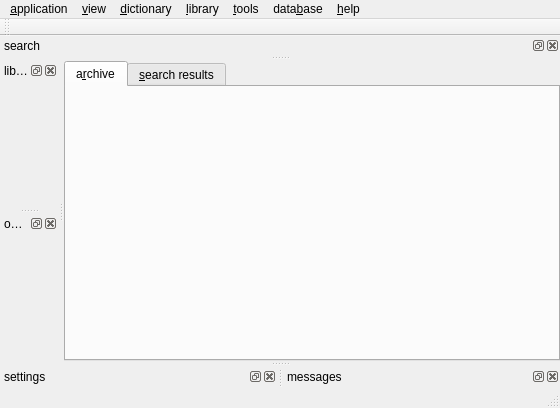
<?xml version="1.0" encoding="UTF-8"?>
<ui version="4.0">
 <class>MainWnd</class>
 <widget class="QMainWindow" name="MainWnd">
  <property name="geometry">
   <rect>
    <x>0</x>
    <y>0</y>
    <width>560</width>
    <height>408</height>
   </rect>
  </property>
  <property name="windowTitle">
   <string notr="true"/>
  </property>
  <property name="windowIcon">
   <iconset resource="resfile.qrc">
    <normaloff>:/new/icons/icons/main.png</normaloff>:/new/icons/icons/main.png</iconset>
  </property>
  <widget class="QWidget" name="centralwidget">
   <layout class="QHBoxLayout" name="horizontalLayout">
    <item>
     <widget class="QTabWidget" name="tabMainApp">
      <property name="currentIndex">
       <number>0</number>
      </property>
      <widget class="QWidget" name="tab_2">
       <attribute name="icon">
        <iconset resource="resfile.qrc">
         <normaloff>:/new/icons/icons/books.png</normaloff>:/new/icons/icons/books.png</iconset>
       </attribute>
       <attribute name="title">
        <string>a&amp;rchive</string>
       </attribute>
       <layout class="QVBoxLayout" name="verticalLayout_3">
        <item>
         <layout class="QVBoxLayout" name="layArchive"/>
        </item>
       </layout>
      </widget>
      <widget class="QWidget" name="tab">
       <attribute name="icon">
        <iconset resource="resfile.qrc">
         <normaloff>:/new/icons/icons/loupe.png</normaloff>:/new/icons/icons/loupe.png</iconset>
       </attribute>
       <attribute name="title">
        <string>&amp;search results</string>
       </attribute>
       <layout class="QVBoxLayout" name="verticalLayout">
        <item>
         <widget class="MSRWidget" name="tabSearchResults">
          <property name="tabsClosable">
           <bool>true</bool>
          </property>
          <property name="movable">
           <bool>true</bool>
          </property>
         </widget>
        </item>
       </layout>
      </widget>
     </widget>
    </item>
   </layout>
  </widget>
  <widget class="QMenuBar" name="menubar">
   <property name="geometry">
    <rect>
     <x>0</x>
     <y>0</y>
     <width>560</width>
     <height>25</height>
    </rect>
   </property>
   <widget class="QMenu" name="menuDictionary">
    <property name="title">
     <string>&amp;application</string>
    </property>
    <widget class="QMenu" name="menuShow_server_state">
     <property name="title">
      <string>show s&amp;erver state</string>
     </property>
     <addaction name="actionGlobal_variables"/>
     <addaction name="actionSession_variables"/>
    </widget>
    <widget class="QMenu" name="menuTCP_server">
     <property name="title">
      <string>&amp;TCP server</string>
     </property>
    </widget>
    <addaction name="actionSettings"/>
    <addaction name="actionShow_tip"/>
    <addaction name="separator"/>
    <addaction name="actionShow_messages"/>
    <addaction name="actionClear_messages"/>
    <addaction name="actionSupported_image_formats"/>
    <addaction name="menuShow_server_state"/>
    <addaction name="menuTCP_server"/>
    <addaction name="separator"/>
    <addaction name="actionQuit"/>
   </widget>
   <widget class="QMenu" name="menuAction">
    <property name="title">
     <string>&amp;dictionary</string>
    </property>
    <addaction name="actionCrum"/>
    <addaction name="actionQuery"/>
    <addaction name="actionNew_word"/>
    <addaction name="separator"/>
    <addaction name="actionQuery_LSJ"/>
    <addaction name="action_Hebrew"/>
   </widget>
   <widget class="QMenu" name="menuLibrary">
    <property name="title">
     <string>&amp;library</string>
    </property>
    <addaction name="actionOpen_book"/>
    <addaction name="actionOpen_TLG_PHI"/>
    <addaction name="separator"/>
    <addaction name="actionPlumley"/>
    <addaction name="actionTattam"/>
    <addaction name="actionBennett_Latin_grammar"/>
    <addaction name="separator"/>
    <addaction name="actionView_library"/>
    <addaction name="actionSearch_library"/>
    <addaction name="actionOpened_books_2"/>
    <addaction name="separator"/>
    <addaction name="actionImport_collection_2"/>
    <addaction name="actionDownload_web"/>
    <addaction name="actionIndex_directory"/>
   </widget>
   <widget class="QMenu" name="menuRemote_database">
    <property name="title">
     <string>data&amp;base</string>
    </property>
    <widget class="QMenu" name="menuExport_coptic_data">
     <property name="title">
      <string>&amp;export coptic dictionary data</string>
     </property>
     <addaction name="actionCsv"/>
     <addaction name="actionSql"/>
     <addaction name="actionTabfile"/>
     <addaction name="separator"/>
     <addaction name="actionCreate_html_data"/>
    </widget>
    <addaction name="actionCreate_index_of_coptic_tables"/>
    <addaction name="actionImport_coptic_dictionary"/>
    <addaction name="menuExport_coptic_data"/>
    <addaction name="separator"/>
    <addaction name="actionDrop_mysql_library"/>
    <addaction name="separator"/>
    <addaction name="actionExport_archive"/>
    <addaction name="actionImport_data"/>
    <addaction name="actionDrop_entire_archive"/>
    <addaction name="separator"/>
    <addaction name="action_re_create_index_of_TLG_PHI"/>
    <addaction name="action_re_create_index_of_Gk_Lat_dictionary"/>
   </widget>
   <widget class="QMenu" name="menuTools">
    <property name="title">
     <string>&amp;tools</string>
    </property>
    <widget class="QMenu" name="menuInterlinear_editor">
     <property name="title">
      <string>&amp;interlinear editor</string>
     </property>
     <addaction name="actionOpen"/>
     <addaction name="actionNew"/>
     <addaction name="separator"/>
     <addaction name="actionExamine_data"/>
     <addaction name="actionBackup_data"/>
     <addaction name="actionRestore_data"/>
     <addaction name="separator"/>
     <addaction name="action_re_create_tables"/>
     <addaction name="action_re_create_tables_2"/>
    </widget>
    <addaction name="actionMaps"/>
    <addaction name="actionCoptic_numerals"/>
    <addaction name="menuInterlinear_editor"/>
    <addaction name="actionExecute_SQL"/>
    <addaction name="actionManage_archive"/>
    <addaction name="actionEdit_text_file"/>
   </widget>
   <widget class="QMenu" name="menuHelp">
    <property name="title">
     <string>&amp;help</string>
    </property>
    <addaction name="actionDocumentation_online"/>
    <addaction name="actionEnglish_online"/>
    <addaction name="actionCzech_online"/>
    <addaction name="actionEnglish_guide_local"/>
    <addaction name="actionCzech_guide_local"/>
    <addaction name="separator"/>
    <addaction name="actionOpen_Discussion_forum"/>
    <addaction name="actionMarcion_Project_Page"/>
    <addaction name="actionMarcion_on_Facebook"/>
    <addaction name="separator"/>
    <addaction name="actionAbout"/>
   </widget>
   <widget class="QMenu" name="menuView">
    <property name="title">
     <string>&amp;view</string>
    </property>
    <widget class="QMenu" name="menuTools_2">
     <property name="title">
      <string>&amp;tools</string>
     </property>
     <addaction name="actionDictionaries"/>
     <addaction name="actionLibrary_2"/>
     <addaction name="actionILT"/>
    </widget>
    <widget class="QMenu" name="menuStacks">
     <property name="title">
      <string>&amp;stacks</string>
     </property>
     <addaction name="actionLibrary"/>
     <addaction name="actionSearch"/>
     <addaction name="actionMessages"/>
     <addaction name="actionSettings_2"/>
     <addaction name="actionOpened_books"/>
    </widget>
    <addaction name="actionMinimize"/>
    <addaction name="actionMaximize"/>
    <addaction name="actionFullscreen"/>
    <addaction name="separator"/>
    <addaction name="menuStacks"/>
    <addaction name="menuTools_2"/>
   </widget>
   <addaction name="menuDictionary"/>
   <addaction name="menuView"/>
   <addaction name="menuAction"/>
   <addaction name="menuLibrary"/>
   <addaction name="menuTools"/>
   <addaction name="menuRemote_database"/>
   <addaction name="menuHelp"/>
  </widget>
  <widget class="QStatusBar" name="statusbar"/>
  <widget class="QDockWidget" name="dockLibrary">
   <property name="windowIcon">
    <iconset resource="resfile.qrc">
     <normaloff>:/new/icons/icons/books.png</normaloff>:/new/icons/icons/books.png</iconset>
   </property>
   <property name="floating">
    <bool>false</bool>
   </property>
   <property name="features">
    <set>QDockWidget::AllDockWidgetFeatures</set>
   </property>
   <property name="windowTitle">
    <string>library</string>
   </property>
   <attribute name="dockWidgetArea">
    <number>1</number>
   </attribute>
   <widget class="QWidget" name="dockWidgetContents_2"/>
  </widget>
  <widget class="QDockWidget" name="dockSearchLibrary">
   <property name="windowIcon">
    <iconset resource="resfile.qrc">
     <normaloff>:/new/icons/icons/loupe.png</normaloff>:/new/icons/icons/loupe.png</iconset>
   </property>
   <property name="floating">
    <bool>false</bool>
   </property>
   <property name="features">
    <set>QDockWidget::AllDockWidgetFeatures</set>
   </property>
   <property name="windowTitle">
    <string>search</string>
   </property>
   <attribute name="dockWidgetArea">
    <number>4</number>
   </attribute>
   <widget class="QWidget" name="dockWidgetContents_3"/>
  </widget>
  <widget class="QDockWidget" name="dwiSettings">
   <property name="windowIcon">
    <iconset resource="resfile.qrc">
     <normaloff>:/new/icons/icons/settings.png</normaloff>:/new/icons/icons/settings.png</iconset>
   </property>
   <property name="floating">
    <bool>false</bool>
   </property>
   <property name="features">
    <set>QDockWidget::AllDockWidgetFeatures</set>
   </property>
   <property name="windowTitle">
    <string>settings</string>
   </property>
   <attribute name="dockWidgetArea">
    <number>8</number>
   </attribute>
   <widget class="QWidget" name="dockWidgetContents_5"/>
  </widget>
  <widget class="QDockWidget" name="dwiMsg">
   <property name="windowIcon">
    <iconset resource="resfile.qrc">
     <normaloff>:/new/icons/icons/info.png</normaloff>:/new/icons/icons/info.png</iconset>
   </property>
   <property name="windowTitle">
    <string>messages</string>
   </property>
   <attribute name="dockWidgetArea">
    <number>8</number>
   </attribute>
   <widget class="QWidget" name="dockWidgetContents_4"/>
  </widget>
  <widget class="QToolBar" name="tbarILT">
   <property name="windowTitle">
    <string>ILT</string>
   </property>
   <attribute name="toolBarArea">
    <enum>TopToolBarArea</enum>
   </attribute>
   <attribute name="toolBarBreak">
    <bool>false</bool>
   </attribute>
  </widget>
  <widget class="QDockWidget" name="dwiBooks">
   <property name="windowTitle">
    <string>opened books</string>
   </property>
   <attribute name="dockWidgetArea">
    <number>1</number>
   </attribute>
   <widget class="QWidget" name="dockWidgetContents"/>
  </widget>
  <action name="actionQuit">
   <property name="icon">
    <iconset resource="resfile.qrc">
     <normaloff>:/new/icons/icons/exit.png</normaloff>:/new/icons/icons/exit.png</iconset>
   </property>
   <property name="text">
    <string>&amp;quit</string>
   </property>
   <property name="shortcut">
    <string notr="true">Ctrl+Q</string>
   </property>
   <property name="shortcutContext">
    <enum>Qt::WindowShortcut</enum>
   </property>
   <property name="autoRepeat">
    <bool>false</bool>
   </property>
  </action>
  <action name="actionNew_word">
   <property name="icon">
    <iconset resource="resfile.qrc">
     <normaloff>:/new/icons/icons/addw.png</normaloff>:/new/icons/icons/addw.png</iconset>
   </property>
   <property name="text">
    <string>Coptic - insert word</string>
   </property>
  </action>
  <action name="actionSettings">
   <property name="checkable">
    <bool>true</bool>
   </property>
   <property name="icon">
    <iconset resource="resfile.qrc">
     <normaloff>:/new/icons/icons/settings.png</normaloff>:/new/icons/icons/settings.png</iconset>
   </property>
   <property name="text">
    <string>&amp;settings</string>
   </property>
   <property name="shortcut">
    <string notr="true">F4</string>
   </property>
   <property name="shortcutContext">
    <enum>Qt::ApplicationShortcut</enum>
   </property>
   <property name="autoRepeat">
    <bool>false</bool>
   </property>
  </action>
  <action name="actionClear_messages">
   <property name="text">
    <string>&amp;clear messages</string>
   </property>
   <property name="autoRepeat">
    <bool>false</bool>
   </property>
  </action>
  <action name="actionQuery">
   <property name="icon">
    <iconset resource="resfile.qrc">
     <normaloff>:/new/icons/icons/gima.png</normaloff>:/new/icons/icons/gima.png</iconset>
   </property>
   <property name="text">
    <string>C&amp;optic (search)</string>
   </property>
   <property name="shortcut">
    <string notr="true">Ctrl+Shift+C</string>
   </property>
   <property name="shortcutContext">
    <enum>Qt::WindowShortcut</enum>
   </property>
   <property name="autoRepeat">
    <bool>false</bool>
   </property>
  </action>
  <action name="actionOpen_book">
   <property name="checkable">
    <bool>false</bool>
   </property>
   <property name="icon">
    <iconset resource="resfile.qrc">
     <normaloff>:/new/icons/icons/book.png</normaloff>:/new/icons/icons/book.png</iconset>
   </property>
   <property name="text">
    <string>&amp;open book</string>
   </property>
   <property name="shortcut">
    <string>Ctrl+Shift+O</string>
   </property>
   <property name="shortcutContext">
    <enum>Qt::WindowShortcut</enum>
   </property>
   <property name="autoRepeat">
    <bool>false</bool>
   </property>
  </action>
  <action name="actionPlumley">
   <property name="icon">
    <iconset resource="resfile.qrc">
     <normaloff>:/new/icons/icons/plumley.png</normaloff>:/new/icons/icons/plumley.png</iconset>
   </property>
   <property name="text">
    <string>&amp;Plumley (Coptic grammar)</string>
   </property>
  </action>
  <action name="actionTattam">
   <property name="icon">
    <iconset resource="resfile.qrc">
     <normaloff>:/new/icons/icons/tattam.png</normaloff>:/new/icons/icons/tattam.png</iconset>
   </property>
   <property name="text">
    <string>&amp;Tattam (Coptic grammar)</string>
   </property>
   <property name="iconText">
    <string>Tattam (Coptic grammar)</string>
   </property>
   <property name="toolTip">
    <string>Tattam (Coptic grammar)</string>
   </property>
  </action>
  <action name="actionView_library">
   <property name="checkable">
    <bool>true</bool>
   </property>
   <property name="icon">
    <iconset resource="resfile.qrc">
     <normaloff>:/new/icons/icons/books.png</normaloff>:/new/icons/icons/books.png</iconset>
   </property>
   <property name="text">
    <string>&amp;view library</string>
   </property>
   <property name="shortcut">
    <string notr="true">F1</string>
   </property>
   <property name="shortcutContext">
    <enum>Qt::ApplicationShortcut</enum>
   </property>
   <property name="autoRepeat">
    <bool>false</bool>
   </property>
  </action>
  <action name="actionOpen_TLG_PHI">
   <property name="enabled">
    <bool>false</bool>
   </property>
   <property name="text">
    <string>op&amp;en TLG/PHI</string>
   </property>
   <property name="autoRepeat">
    <bool>false</bool>
   </property>
   <property name="visible">
    <bool>true</bool>
   </property>
  </action>
  <action name="actionSearch_library">
   <property name="checkable">
    <bool>true</bool>
   </property>
   <property name="icon">
    <iconset resource="resfile.qrc">
     <normaloff>:/new/icons/icons/loupe.png</normaloff>:/new/icons/icons/loupe.png</iconset>
   </property>
   <property name="text">
    <string>&amp;search in library</string>
   </property>
   <property name="shortcut">
    <string notr="true">F2</string>
   </property>
   <property name="shortcutContext">
    <enum>Qt::ApplicationShortcut</enum>
   </property>
   <property name="autoRepeat">
    <bool>false</bool>
   </property>
  </action>
  <action name="actionQuery_LSJ">
   <property name="icon">
    <iconset resource="resfile.qrc">
     <normaloff>:/new/icons/icons/alfa2.png</normaloff>:/new/icons/icons/alfa2.png</iconset>
   </property>
   <property name="text">
    <string>&amp;Greek/Latin</string>
   </property>
   <property name="shortcut">
    <string notr="true">Ctrl+Shift+G</string>
   </property>
   <property name="shortcutContext">
    <enum>Qt::WindowShortcut</enum>
   </property>
   <property name="autoRepeat">
    <bool>false</bool>
   </property>
  </action>
  <action name="actionCrum">
   <property name="icon">
    <iconset resource="resfile.qrc">
     <normaloff>:/new/icons/icons/alfa1.png</normaloff>:/new/icons/icons/alfa1.png</iconset>
   </property>
   <property name="text">
    <string>&amp;Coptic (printed)</string>
   </property>
   <property name="shortcut">
    <string notr="true">Ctrl+Shift+W</string>
   </property>
   <property name="shortcutContext">
    <enum>Qt::WindowShortcut</enum>
   </property>
   <property name="autoRepeat">
    <bool>false</bool>
   </property>
  </action>
  <action name="actionShow_messages">
   <property name="checkable">
    <bool>true</bool>
   </property>
   <property name="checked">
    <bool>false</bool>
   </property>
   <property name="icon">
    <iconset resource="resfile.qrc">
     <normaloff>:/new/icons/icons/info.png</normaloff>:/new/icons/icons/info.png</iconset>
   </property>
   <property name="text">
    <string>s&amp;how messages</string>
   </property>
   <property name="shortcut">
    <string notr="true">F3</string>
   </property>
   <property name="shortcutContext">
    <enum>Qt::ApplicationShortcut</enum>
   </property>
  </action>
  <action name="actionCsv">
   <property name="text">
    <string>&amp;csv</string>
   </property>
  </action>
  <action name="actionSql">
   <property name="text">
    <string>&amp;msql</string>
   </property>
  </action>
  <action name="actionMaps">
   <property name="text">
    <string>&amp;maps</string>
   </property>
  </action>
  <action name="actionImport_collection_2">
   <property name="icon">
    <iconset resource="resfile.qrc">
     <normaloff>:/new/icons/icons/impcoll.png</normaloff>:/new/icons/icons/impcoll.png</iconset>
   </property>
   <property name="text">
    <string>&amp;import collection</string>
   </property>
  </action>
  <action name="actionCreate_index_of_coptic_tables">
   <property name="text">
    <string>(re)&amp;create index of coptic dictionary</string>
   </property>
  </action>
  <action name="actionTabfile">
   <property name="text">
    <string>tabfile</string>
   </property>
  </action>
  <action name="actionAbout">
   <property name="icon">
    <iconset resource="resfile.qrc">
     <normaloff>:/new/icons/icons/info.png</normaloff>:/new/icons/icons/info.png</iconset>
   </property>
   <property name="text">
    <string>&amp;about Marcion</string>
   </property>
   <property name="iconVisibleInMenu">
    <bool>true</bool>
   </property>
  </action>
  <action name="actionDocumentation_online">
   <property name="icon">
    <iconset resource="resfile.qrc">
     <normaloff>:/new/icons/icons/web.png</normaloff>:/new/icons/icons/web.png</iconset>
   </property>
   <property name="text">
    <string>&amp;Home Page (online)</string>
   </property>
  </action>
  <action name="actionOpen_Discussion_forum">
   <property name="icon">
    <iconset resource="resfile.qrc">
     <normaloff>:/new/icons/icons/web.png</normaloff>:/new/icons/icons/web.png</iconset>
   </property>
   <property name="text">
    <string>f&amp;orums</string>
   </property>
  </action>
  <action name="actionMarcion_Project_Page">
   <property name="icon">
    <iconset resource="resfile.qrc">
     <normaloff>:/new/icons/icons/web.png</normaloff>:/new/icons/icons/web.png</iconset>
   </property>
   <property name="text">
    <string>&amp;Project Page</string>
   </property>
  </action>
  <action name="actionEnglish_online">
   <property name="enabled">
    <bool>false</bool>
   </property>
   <property name="icon">
    <iconset resource="resfile.qrc">
     <normaloff>:/new/icons/icons/web.png</normaloff>:/new/icons/icons/web.png</iconset>
   </property>
   <property name="text">
    <string>&amp;english guide (online)</string>
   </property>
  </action>
  <action name="actionCzech_online">
   <property name="enabled">
    <bool>false</bool>
   </property>
   <property name="icon">
    <iconset resource="resfile.qrc">
     <normaloff>:/new/icons/icons/web.png</normaloff>:/new/icons/icons/web.png</iconset>
   </property>
   <property name="text">
    <string>&amp;czech guide (online)</string>
   </property>
  </action>
  <action name="actionFullscreen">
   <property name="checkable">
    <bool>true</bool>
   </property>
   <property name="text">
    <string>f&amp;ullscreen</string>
   </property>
   <property name="shortcut">
    <string notr="true">F12</string>
   </property>
   <property name="shortcutContext">
    <enum>Qt::WindowShortcut</enum>
   </property>
   <property name="autoRepeat">
    <bool>false</bool>
   </property>
  </action>
  <action name="actionGlobal_variables">
   <property name="text">
    <string>global variables</string>
   </property>
  </action>
  <action name="actionSession_variables">
   <property name="text">
    <string>session variables</string>
   </property>
  </action>
  <action name="actionOpen">
   <property name="icon">
    <iconset resource="resfile.qrc">
     <normaloff>:/new/icons/icons/ilt.png</normaloff>:/new/icons/icons/ilt.png</iconset>
   </property>
   <property name="text">
    <string>&amp;open</string>
   </property>
  </action>
  <action name="actionNew">
   <property name="icon">
    <iconset resource="resfile.qrc">
     <normaloff>:/new/icons/icons/new_ilt.png</normaloff>:/new/icons/icons/new_ilt.png</iconset>
   </property>
   <property name="text">
    <string>&amp;new</string>
   </property>
  </action>
  <action name="action_re_create_tables">
   <property name="text">
    <string>truncate tables</string>
   </property>
  </action>
  <action name="actionBackup_data">
   <property name="text">
    <string>&amp;backup data</string>
   </property>
  </action>
  <action name="actionRestore_data">
   <property name="text">
    <string>&amp;restore data</string>
   </property>
  </action>
  <action name="actionExamine_data">
   <property name="icon">
    <iconset resource="resfile.qrc">
     <normaloff>:/new/icons/icons/dbtr.png</normaloff>:/new/icons/icons/dbtr.png</iconset>
   </property>
   <property name="text">
    <string>&amp;maintain data</string>
   </property>
  </action>
  <action name="action_re_create_tables_2">
   <property name="text">
    <string>(re)create tables</string>
   </property>
  </action>
  <action name="actionCreate_html_data">
   <property name="enabled">
    <bool>false</bool>
   </property>
   <property name="text">
    <string>create html data</string>
   </property>
  </action>
  <action name="actionEnglish_guide_local">
   <property name="enabled">
    <bool>false</bool>
   </property>
   <property name="icon">
    <iconset resource="resfile.qrc">
     <normaloff>:/new/icons/icons/html_file.png</normaloff>:/new/icons/icons/html_file.png</iconset>
   </property>
   <property name="text">
    <string>e&amp;nglish guide (local)</string>
   </property>
  </action>
  <action name="actionCzech_guide_local">
   <property name="enabled">
    <bool>false</bool>
   </property>
   <property name="icon">
    <iconset resource="resfile.qrc">
     <normaloff>:/new/icons/icons/html_file.png</normaloff>:/new/icons/icons/html_file.png</iconset>
   </property>
   <property name="text">
    <string>c&amp;zech guide (local)</string>
   </property>
  </action>
  <action name="actionMarcion_on_Facebook">
   <property name="icon">
    <iconset resource="resfile.qrc">
     <normaloff>:/new/icons/icons/web.png</normaloff>:/new/icons/icons/web.png</iconset>
   </property>
   <property name="text">
    <string>&amp;Marcion on Facebook</string>
   </property>
  </action>
  <action name="actionDictionaries">
   <property name="checkable">
    <bool>true</bool>
   </property>
   <property name="text">
    <string>&amp;dictionaries</string>
   </property>
  </action>
  <action name="actionILT">
   <property name="checkable">
    <bool>true</bool>
   </property>
   <property name="text">
    <string>&amp;ILT</string>
   </property>
  </action>
  <action name="actionLibrary">
   <property name="checkable">
    <bool>true</bool>
   </property>
   <property name="text">
    <string>&amp;library</string>
   </property>
  </action>
  <action name="actionSearch">
   <property name="checkable">
    <bool>true</bool>
   </property>
   <property name="text">
    <string>&amp;search</string>
   </property>
  </action>
  <action name="actionMessages">
   <property name="checkable">
    <bool>true</bool>
   </property>
   <property name="text">
    <string>&amp;messages</string>
   </property>
  </action>
  <action name="actionSettings_2">
   <property name="checkable">
    <bool>true</bool>
   </property>
   <property name="text">
    <string>s&amp;ettings</string>
   </property>
  </action>
  <action name="actionLibrary_2">
   <property name="checkable">
    <bool>true</bool>
   </property>
   <property name="text">
    <string>&amp;library</string>
   </property>
  </action>
  <action name="actionDownload_web">
   <property name="icon">
    <iconset resource="resfile.qrc">
     <normaloff>:/new/icons/icons/downweb.png</normaloff>:/new/icons/icons/downweb.png</iconset>
   </property>
   <property name="text">
    <string>&amp;download web</string>
   </property>
  </action>
  <action name="actionMinimize">
   <property name="text">
    <string>&amp;minimize</string>
   </property>
  </action>
  <action name="actionMaximize">
   <property name="text">
    <string>m&amp;aximize</string>
   </property>
  </action>
  <action name="actionExecute_SQL">
   <property name="icon">
    <iconset resource="resfile.qrc">
     <normaloff>:/new/icons/icons/sql.png</normaloff>:/new/icons/icons/sql.png</iconset>
   </property>
   <property name="text">
    <string>&amp;execute SQL</string>
   </property>
  </action>
  <action name="actionIndex_directory">
   <property name="icon">
    <iconset resource="resfile.qrc">
     <normaloff>:/new/icons/icons/folderwork.png</normaloff>:/new/icons/icons/folderwork.png</iconset>
   </property>
   <property name="text">
    <string>i&amp;ndex directory</string>
   </property>
  </action>
  <action name="action_re_create_index_of_TLG_PHI">
   <property name="enabled">
    <bool>false</bool>
   </property>
   <property name="text">
    <string>(re)c&amp;reate index of TLG/PHI</string>
   </property>
  </action>
  <action name="actionSupported_image_formats">
   <property name="text">
    <string>show image formats</string>
   </property>
  </action>
  <action name="actionDrop_entire_archive">
   <property name="text">
    <string>&amp;drop entire archive</string>
   </property>
  </action>
  <action name="actionManage_archive">
   <property name="icon">
    <iconset resource="resfile.qrc">
     <normaloff>:/new/icons/icons/settings.png</normaloff>:/new/icons/icons/settings.png</iconset>
   </property>
   <property name="text">
    <string>m&amp;anage archive</string>
   </property>
   <property name="shortcut">
    <string>Ctrl+Shift+A</string>
   </property>
   <property name="shortcutContext">
    <enum>Qt::WindowShortcut</enum>
   </property>
   <property name="autoRepeat">
    <bool>false</bool>
   </property>
  </action>
  <action name="actionDrop_mysql_library">
   <property name="text">
    <string>dr&amp;op main (mysql) library</string>
   </property>
  </action>
  <action name="actionCoptic_numerals">
   <property name="icon">
    <iconset resource="resfile.qrc">
     <normaloff>:/new/icons/icons/numcnv.png</normaloff>:/new/icons/icons/numcnv.png</iconset>
   </property>
   <property name="text">
    <string>&amp;numeric converter</string>
   </property>
   <property name="shortcut">
    <string notr="true">Ctrl+Shift+N</string>
   </property>
   <property name="shortcutContext">
    <enum>Qt::ApplicationShortcut</enum>
   </property>
   <property name="autoRepeat">
    <bool>false</bool>
   </property>
  </action>
  <action name="actionImport_coptic_dictionary">
   <property name="text">
    <string>i&amp;mport coptic dictionary data</string>
   </property>
  </action>
  <action name="actionBennett_Latin_grammar">
   <property name="icon">
    <iconset resource="resfile.qrc">
     <normaloff>:/new/icons/icons/lg.png</normaloff>:/new/icons/icons/lg.png</iconset>
   </property>
   <property name="text">
    <string>&amp;Bennett (Latin grammar)</string>
   </property>
  </action>
  <action name="actionOpened_books">
   <property name="checkable">
    <bool>true</bool>
   </property>
   <property name="text">
    <string>&amp;opened books</string>
   </property>
  </action>
  <action name="actionOpened_books_2">
   <property name="checkable">
    <bool>true</bool>
   </property>
   <property name="text">
    <string>&amp;opened books</string>
   </property>
   <property name="shortcut">
    <string>F8</string>
   </property>
   <property name="shortcutContext">
    <enum>Qt::ApplicationShortcut</enum>
   </property>
  </action>
  <action name="actionEdit_text_file">
   <property name="icon">
    <iconset resource="resfile.qrc">
     <normaloff>:/new/icons/icons/file_icon.png</normaloff>:/new/icons/icons/file_icon.png</iconset>
   </property>
   <property name="text">
    <string>ne&amp;w text file</string>
   </property>
  </action>
  <action name="actionExport_archive">
   <property name="text">
    <string>e&amp;xport archive data</string>
   </property>
  </action>
  <action name="actionImport_data">
   <property name="text">
    <string>im&amp;port archive data</string>
   </property>
  </action>
  <action name="actionShow_tip">
   <property name="text">
    <string>advice &amp;of Marcion</string>
   </property>
  </action>
  <action name="action_re_create_index_of_Gk_Lat_dictionary">
   <property name="text">
    <string>(re)create index of Gk/Lat dictionary</string>
   </property>
  </action>
  <action name="action_Hebrew">
   <property name="icon">
    <iconset resource="resfile.qrc">
     <normaloff>:/new/icons/icons/abgd.png</normaloff>:/new/icons/icons/abgd.png</iconset>
   </property>
   <property name="text">
    <string>&amp;Hebrew</string>
   </property>
   <property name="shortcut">
    <string>Ctrl+Shift+H</string>
   </property>
  </action>
 </widget>
 <layoutdefault spacing="0" margin="0"/>
 <customwidgets>
  <customwidget>
   <class>MSRWidget</class>
   <extends>QTabWidget</extends>
   <header>msrwidget.h</header>
   <container>1</container>
  </customwidget>
 </customwidgets>
 <resources>
  <include location="resfile.qrc"/>
 </resources>
 <connections/>
</ui>
